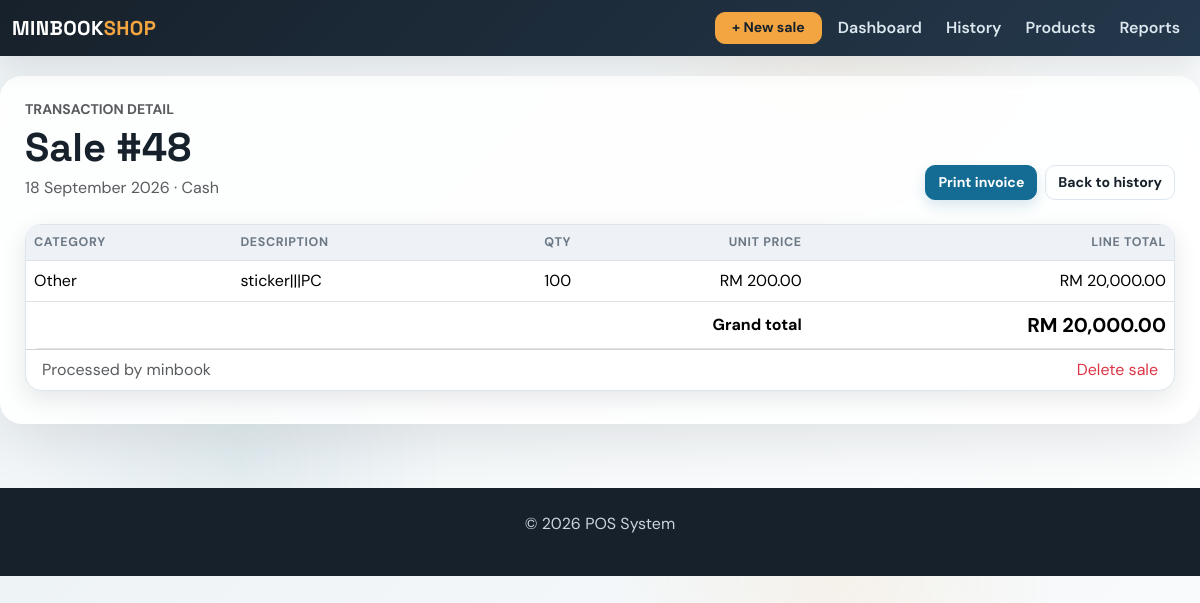
Before: /view_sale/48 with the older database file.
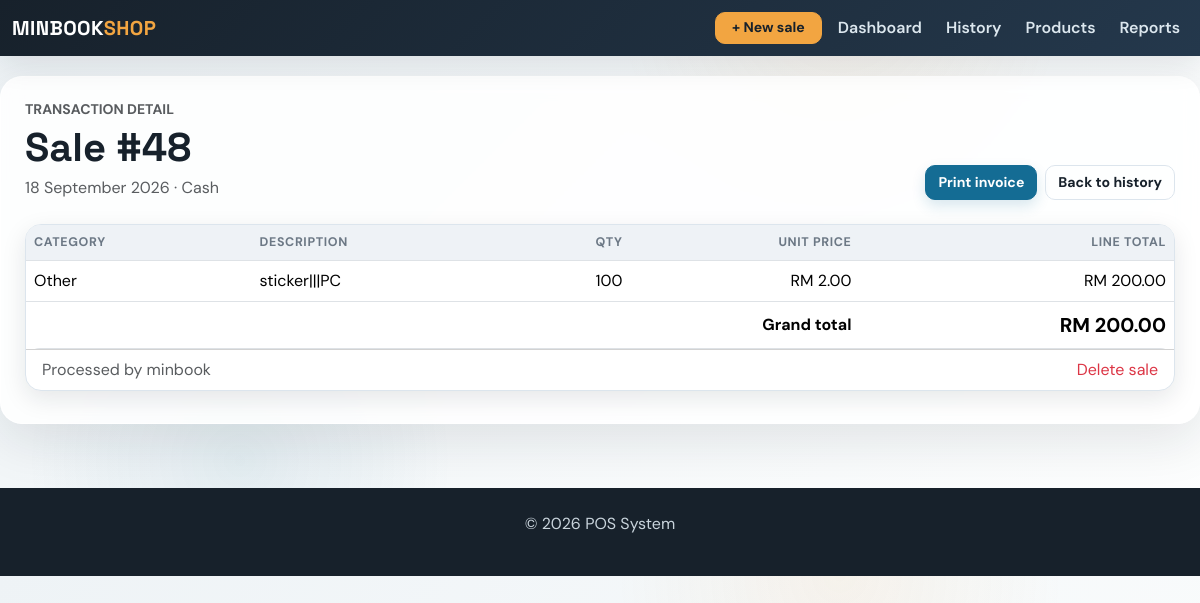
After: the same page with the newer database file.
### app/models.py (models this page shows, shortened)
class SaleItem(db.Model):
    id = db.Column(db.Integer, primary_key=True)
    is_lump_sum = db.Column(
        db.Boolean,
        nullable=False,
        default=False
    )
    sale_id = db.Column(
        db.Integer,
        db.ForeignKey('sale.id'),
        nullable=False
    )
    product_id = db.Column(
        db.Integer,
        db.ForeignKey('product.id'),
        nullable=True
    )
    category = db.Column(
        db.String(30),
        nullable=False
    )
    description = db.Column(
        db.Text,
        nullable=True
    )
    quantity = db.Column(
        db.Integer,
        nullable=False
    )
    unit = db.Column(
        db.String(20),
        nullable=False,
        default='PC'
    )
    unit_price = db.Column(
        db.Float,
        nullable=False
    )
    line_total = db.Column(
        db.Float,
        nullable=False
    )
    sale = db.relationship(
        'Sale',
        back_populates='items'
    )
    product = db.relationship(
        'Product',
        backref=db.backref(
            'sale_items',
            lazy=True
        )
    )

class Sale(db.Model):
    id = db.Column(db.Integer, primary_key=True)
    amount = db.Column(db.Float, nullable=False)
    date = db.Column(db.Date, default=datetime.utcnow)
    user_id = db.Column(db.Integer, db.ForeignKey('user.id'), nullable=False)  # ForeignKey to User
    user = db.relationship('User', backref=db.backref('sales', lazy=True))  # Relationship with User
    product_id = db.Column(db.Integer, db.ForeignKey('product.id'), nullable=True)  # Legacy first product
    product = db.relationship('Product', backref=db.backref('sales', lazy=True))  # Relationship with Product
    quantity = db.Column(db.Integer, nullable=True)  # Legacy total quantity
    payment_method = db.Column(db.String(20), nullable=False, default='Cash')
    customer_name = db.Column(db.String(120), nullable=True)
    document_type = db.Column(db.String(20), nullable=False, default='receipt')
    discount = db.Column(db.Float, nullable=False, default=0.00)
    deposit = db.Column(db.Float, nullable=False, default=0.00)
    items = db.relationship('SaleItem', back_populates='sale', cascade='all, delete-orphan')

### app/routes.py (the view)
@main.route('/view_sale/<int:sale_id>')
def view_sale(sale_id):
    sale = Sale.query.get_or_404(sale_id)
    return render_template('view_sale.html', sale=sale)

### app/routes.py (called while the page is built)
@main.app_context_processor
def inject_now():
    return {'current_year': datetime.now().year}

### app/templates/view_sale.html (shortened to what this page needs)
{% extends 'base.html' %}
{% block content %}
<div class="d-flex justify-content-between align-items-end mb-4"><div><p class="text-uppercase text-muted small fw-bold mb-1">Transaction detail</p><h1 class="mb-1">Sale #{{ sale.id }}</h1><p class="text-muted mb-0">{{ sale.date.strftime('%d %B %Y') }} · {{ sale.payment_method }}</p></div><div class="d-flex gap-2">{% if sale.document_type == 'invoice' %}<a href="{{ url_for('main.invoice', sale_id=sale.id) }}" class="btn btn-primary" target="_blank">Print invoice</a>{% else %}<a href="{{ url_for('main.receipt', sale_id=sale.id) }}" class="btn btn-success" target="_blank">Print receipt</a>{% endif %}<a href="{{ url_for('main.sales') }}" class="btn btn-outline-secondary">Back to history</a></div></div>
<div class="card"><div class="table-responsive"><table class="table mb-0"><thead><tr><th>Category</th><th>Description</th><th class="text-end">Qty</th><th class="text-end">Unit price</th><th class="text-end">Line total</th></tr></thead><tbody>{% for item in sale.items %}<tr><td>{{ item.category }}</td><td style="white-space: pre-line">{{ item.description or '—' }}</td><td class="text-end">{{ item.quantity }}</td><td class="text-end">RM {{ '{:,.2f}'.format(item.unit_price) }}</td><td class="text-end">RM {{ '{:,.2f}'.format(item.line_total) }}</td></tr>{% else %}<tr><td>{{ sale.product.name if sale.product else 'Legacy sale' }}</td><td>—</td><td class="text-end">{{ sale.quantity or 0 }}</td><td class="text-end">—</td><td class="text-end">RM {{ '{:,.2f}'.format(sale.amount) }}</td></tr>{% endfor %}</tbody><tfoot><tr><th colspan="4" class="text-end">Grand total</th><th class="text-end fs-5">RM {{ '{:,.2f}'.format(sale.amount) }}</th></tr></tfoot></table></div><div class="card-footer bg-transparent d-flex justify-content-between"><span class="text-muted">Processed by {{ sale.user.username if sale.user else 'ShopPOS' }}</span><a href="{{ url_for('main.delete_sale', sale_id=sale.id) }}" class="text-danger text-decoration-none" onclick="return confirm('Delete this sale?')">Delete sale</a></div></div>
{% endblock %}

Changed rows visible on the page:
changed Sale "Cash": amount "20,000.00" → "200.00"
changed SaleItem "Other": unit_price "200.00" → "2.00"; line_total "20,000.00" → "200.00"
